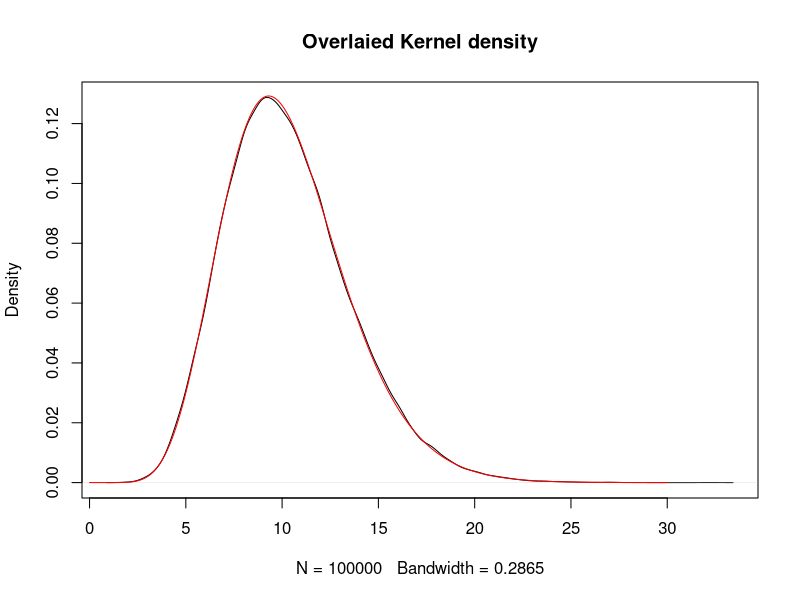
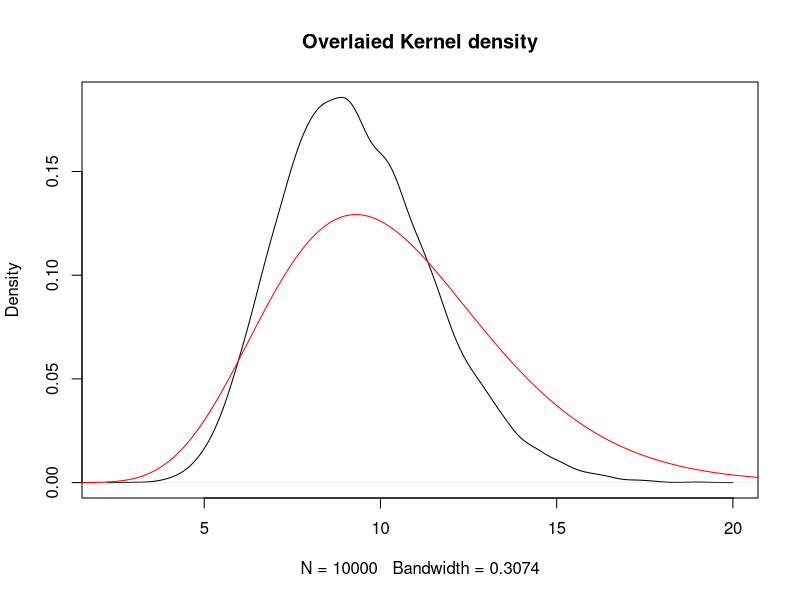

These figures' R source, in order:
## ---- chunk 1
Sys.setenv(LANG = "en")
knitr::opts_chunk$set(echo = TRUE)
## ---- chunk 2
# density
dmixgamma <- function(x, pi, alpha, beta) {
  k <- length(pi)
  n <- length(x)
  rowSums(vapply(1:k, function(i) pi[i] * dgamma(x, alpha[i], beta[i]), numeric(n)))
}

# random generation
rmixgamma <- function(n, pi, alpha, beta) {
  k <- sample.int(length(pi), n, replace = TRUE, prob = pi)
  rgamma(n, alpha[k], beta[k])
}
## ---- chunk 3
#simulation
set.seed(123)

theta = 10
C = 1/(2*gamma(theta) + gamma(theta+0.5))
pi <- c(2*gamma(theta)*C, gamma(theta+0.5)*C)
alpha <- c(theta, theta+0.5)
beta <- c(1, 1)

plot(density(rmixgamma(1e5, pi, alpha, beta)),
     main = 'Overlaied Kernel density')
xx <- seq(0, 30, by = 0.0005)
lines(xx, dmixgamma(xx, pi, alpha, beta), col = "red")
## ---- chunk 4
x = double(1e4)
i = 1
while (x[1e4] == 0) {
  u = runif(1)
  g = rmixgamma(1, pi, alpha, beta)
  q = sqrt(4 + g) * g^(theta-1) * exp(-g)
  if (u <= q/(g/C)) {
    x[i] = g
    i=i+1
  }
}
plot(density(x),
     main = 'Overlaied Kernel density')
xx <- seq(0, 20, by = 0.001)
f = function(g) {sqrt(4 + g) * g^(theta-1) * exp(-g)}
xx = as.numeric(lapply(xx, f))
lines(xx, dmixgamma(xx, pi, alpha, beta), col = "red")
